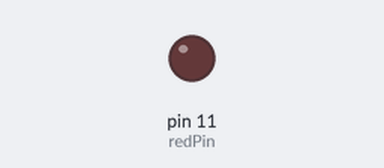
Recording of a sketch running on a simulated Arduino Uno, built with avr-gcc and run on an emulated ATmega328P. On the bench: output pins drawn as LEDs (lit = HIGH).

Above: at 0.05 s.
At 3.0 s:
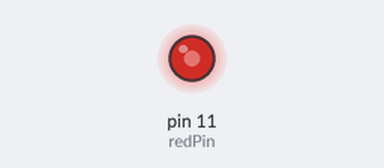
At 4.5 s:
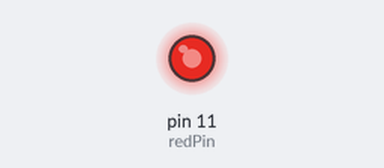
At 6.0 s:
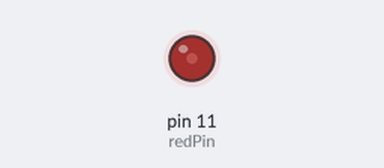
Timing chart, 0 to 9.8 s (numbered marks = the images above):
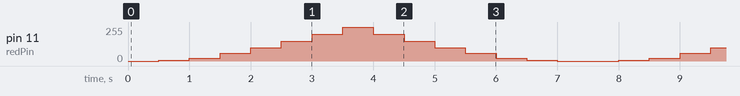

Measured:
- by itself, pin 11 (redPin): repeats every 7.5 s: 20/255 0.50 s, 60/255 0.50 s, 100/255 0.50 s, 150/255 0.50 s, 200/255 0.50 s, 255/255 0.50 s, 200/255 0.50 s, 150/255 0.50 s, 100/255 0.50 s, 60/255 0.50 s, 20/255 0.50 s, 5/255 0.50 s, 0/255 1.0 s, 5/255 0.50 s

The sketch:

analogmod.ino
```cpp
int redPin=11;
int b1=0;
int b2=5;
int b3=20;
int b4=60;
int b5=100;
int b6=150;
int b7=200;
int b8=255;
int waitT=500;
void setup() {
  // put your setup code here, to run once:
  pinMode(redPin,OUTPUT);
}

void loop() {
  // put your main code here, to run repeatedly:
  analogWrite(redPin,b1);
  delay(waitT);

  analogWrite(redPin,b2);
  delay(waitT);

  analogWrite(redPin,b3);
  delay(waitT);

  analogWrite(redPin,b4);
  delay(waitT);

  analogWrite(redPin,b5);
  delay(waitT);

  analogWrite(redPin,b6);
  delay(waitT);

  analogWrite(redPin,b7);
  delay(waitT);

  analogWrite(redPin,b8);
  delay(waitT);

  analogWrite(redPin,b7);
  delay(waitT);

  analogWrite(redPin,b6);
  delay(waitT);

  analogWrite(redPin,b5);
  delay(waitT);

  analogWrite(redPin,b4);
  delay(waitT);

  analogWrite(redPin,b3);
  delay(waitT);

  analogWrite(redPin,b2);
  delay(waitT);

  analogWrite(redPin,b1);
  delay(waitT);
}
```
